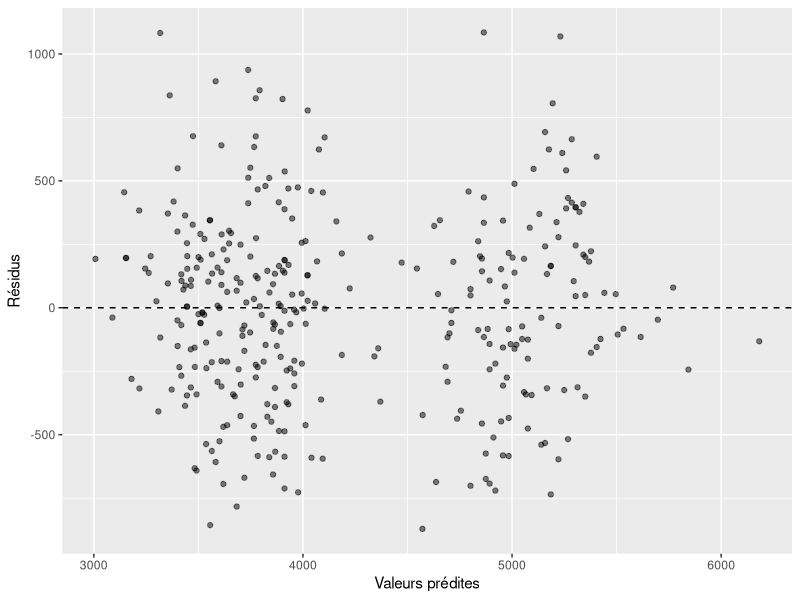
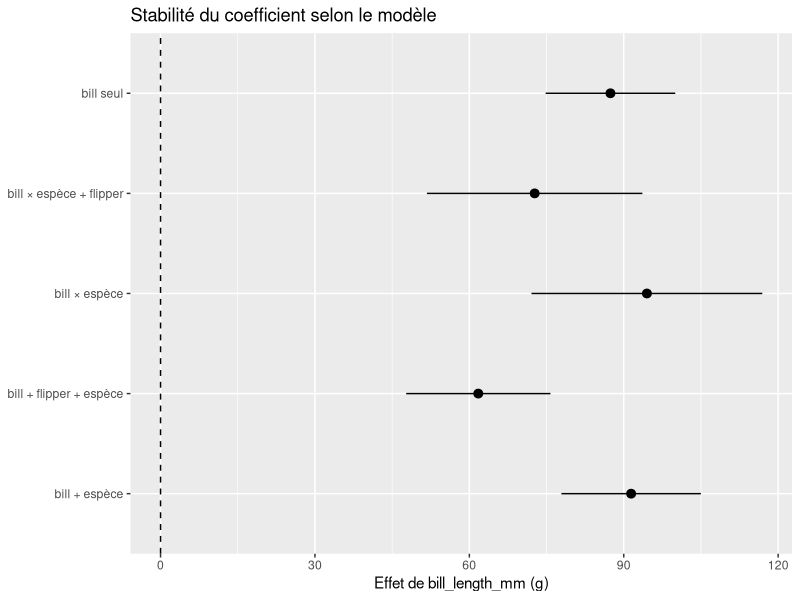

Generate these figures, in order, with R:
# labo-04-broom-tidy.R
# Série : R Méconnu #4 — `broom::tidy()` : extraire les résultats de n'importe quel modèle
# Le Labo — lebiostatisticien.fr
# ============================================================


# Chargement des packages ----

library(tidyverse)
library(palmerpenguins)




# Le problème avec summary() ----

# Un modèle linéaire simple : masse corporelle ~ bec + espèce
mod <- lm(body_mass_g ~ bill_length_mm + species, data = penguins)
summary(mod)

# summary() est lisible à l'écran, mais impossible à manipuler programmatiquement
# summary(mod) renvoie une liste imbriquée — un objet des années 90
# Pour extraire la p-value de bill_length_mm, il faut faire ça :
summary(mod)$coefficients["bill_length_mm", "Pr(>|t|)"]
# Fragile, illisible, et ça casse si tu changes de modèle




# tidy() — les coefficients en tibble ----

# install.packages("broom")
library(broom)

# Un tibble avec une ligne par terme : term, estimate, std.error, statistic, p.value
# Tidy, filtrable, joinable
tidy(mod)

# Avec les intervalles de confiance : conf.low et conf.high — prêt pour un forest plot
tidy(mod, conf.int = TRUE, conf.level = 0.95)




# glance() — les métriques globales du modèle ----

# Une seule ligne : R², R² ajusté, AIC, BIC, sigma, df, p-value globale
# Tout ce que tu vois en bas du summary(), dans un tibble
glance(mod)




# augment() — les données enrichies ----

# Le jeu de données original + .fitted, .resid, .hat, .cooksd
augment(mod)

# Directement exploitable pour les graphiques de diagnostic
augment(mod) |>
  ggplot(aes(.fitted, .resid)) +
  geom_point(alpha = 0.5) +
  geom_hline(yintercept = 0, linetype = "dashed") +
  labs(x = "Valeurs prédites", y = "Résidus")




# Comparer plusieurs modèles ----

# Définir 5 spécifications de modèles
mod1 <- lm(body_mass_g ~ bill_length_mm, data = penguins)
mod2 <- lm(body_mass_g ~ bill_length_mm + species, data = penguins)
mod3 <- lm(body_mass_g ~ bill_length_mm * species, data = penguins)
mod4 <- lm(body_mass_g ~ bill_length_mm + flipper_length_mm + species, data = penguins)
mod5 <- lm(body_mass_g ~ bill_length_mm * species + flipper_length_mm, data = penguins)




# Tableau comparatif des métriques ----

# Stocker les modèles dans une liste nommée
modeles <- list(
  "bill seul" = mod1,
  "bill + espèce" = mod2,
  "bill × espèce" = mod3,
  "bill + flipper + espèce" = mod4,
  "bill × espèce + flipper" = mod5
)

# Cinq modèles, un seul tableau — on voit immédiatement le meilleur AIC / R² ajusté
map_dfr(modeles, glance, .id = "modele") |>
  select(modele, r.squared, adj.r.squared, AIC, BIC)




# Forest plot des coefficients ----

# Visualiser la stabilité du coefficient de bill_length_mm selon la spécification
# En 10 lignes : graphique publication-ready impossible à faire avec summary()
map_dfr(modeles, \(m) tidy(m, conf.int = TRUE), .id = "modele") |>
  filter(term == "bill_length_mm") |>
  ggplot(aes(x = estimate, y = modele, xmin = conf.low, xmax = conf.high)) +
  geom_pointrange() +
  geom_vline(xintercept = 0, linetype = "dashed") +
  labs(x = "Effet de bill_length_mm (g)", y = NULL,
       title = "Stabilité du coefficient selon le modèle")




# broom fonctionne avec plus de 100 types de modèles ----

# GLM (régression logistique)
tidy(glm(species == "Adelie" ~ bill_length_mm, data = penguins, family = binomial))

# Test de Student
tidy(t.test(body_mass_g ~ sex, data = penguins |> drop_na(sex)))

# ANOVA
tidy(aov(body_mass_g ~ species, data = penguins))

# Test de corrélation
tidy(cor.test(penguins$bill_length_mm, penguins$body_mass_g, use = "complete.obs"))
